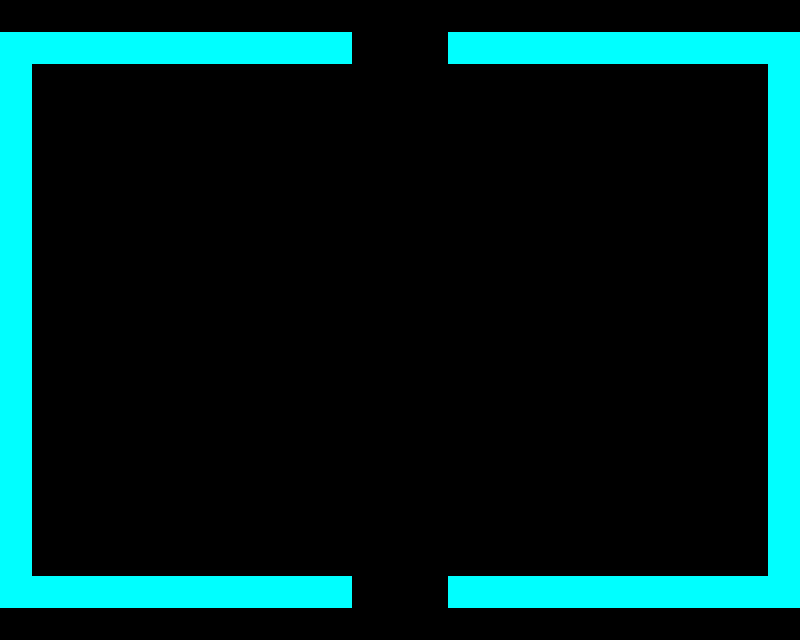

Below is a game level as drawn by its tile map, then a one-line description and the .tmx file that defines it, in full:
An orthogonal 25x20 tile map with 32x32 px tiles, 2 tile layers (pass, nopass), 2 tilesets and 3 objects (2x Finish, Player).

<map version="1.0" tiledversion="1.0.3" orientation="orthogonal" renderorder="right-down" width="25" height="20" tilewidth="32" tileheight="32" nextobjectid="16">
 <properties>
  <property name="passable" type="bool" value="false" />
 </properties>
 <tileset firstgid="1" source="bg.tsx" />
 <tileset firstgid="2" source="wall.tsx" />
 <layer name="pass" width="25" height="20">
  <data encoding="csv">
1,1,1,1,1,1,1,1,1,1,1,1,1,1,1,1,1,1,1,1,1,1,1,1,1,
1,1,1,1,1,1,1,1,1,1,1,1,1,1,1,1,1,1,1,1,1,1,1,1,1,
1,1,1,1,1,1,1,1,1,1,1,1,1,1,1,1,1,1,1,1,1,1,1,1,1,
1,1,1,1,1,1,1,1,1,1,1,1,1,1,1,1,1,1,1,1,1,1,1,1,1,
1,1,1,1,1,1,1,1,1,1,1,1,1,1,1,1,1,1,1,1,1,1,1,1,1,
1,1,1,1,1,1,1,1,1,1,1,1,1,1,1,1,1,1,1,1,1,1,1,1,1,
1,1,1,1,1,1,1,1,1,1,1,1,1,1,1,1,1,1,1,1,1,1,1,1,1,
1,1,1,1,1,1,1,1,1,1,1,1,1,1,1,1,1,1,1,1,1,1,1,1,1,
1,1,1,1,1,1,1,1,1,1,1,1,1,1,1,1,1,1,1,1,1,1,1,1,1,
1,1,1,1,1,1,1,1,1,1,1,1,1,1,1,1,1,1,1,1,1,1,1,1,1,
1,1,1,1,1,1,1,1,1,1,1,1,1,1,1,1,1,1,1,1,1,1,1,1,1,
1,1,1,1,1,1,1,1,1,1,1,1,1,1,1,1,1,1,1,1,1,1,1,1,1,
1,1,1,1,1,1,1,1,1,1,1,1,1,1,1,1,1,1,1,1,1,1,1,1,1,
1,1,1,1,1,1,1,1,1,1,1,1,1,1,1,1,1,1,1,1,1,1,1,1,1,
1,1,1,1,1,1,1,1,1,1,1,1,1,1,1,1,1,1,1,1,1,1,1,1,1,
1,1,1,1,1,1,1,1,1,1,1,1,1,1,1,1,1,1,1,1,1,1,1,1,1,
1,1,1,1,1,1,1,1,1,1,1,1,1,1,1,1,1,1,1,1,1,1,1,1,1,
1,1,1,1,1,1,1,1,1,1,1,1,1,1,1,1,1,1,1,1,1,1,1,1,1,
1,1,1,1,1,1,1,1,1,1,1,1,1,1,1,1,1,1,1,1,1,1,1,1,1,
1,1,1,1,1,1,1,1,1,1,1,1,1,1,1,1,1,1,1,1,1,1,1,1,1
</data>
 </layer>
 <layer name="nopass" width="25" height="20">
  <data encoding="csv">
0,0,0,0,0,0,0,0,0,0,0,0,0,0,0,0,0,0,0,0,0,0,0,0,0,
2,2,2,2,2,2,2,2,2,2,2,0,0,0,2,2,2,2,2,2,2,2,2,2,2,
2,0,0,0,0,0,0,0,0,0,0,0,0,0,0,0,0,0,0,0,0,0,0,0,2,
2,0,0,0,0,0,0,0,0,0,0,0,0,0,0,0,0,0,0,0,0,0,0,0,2,
2,0,0,0,0,0,0,0,0,0,0,0,0,0,0,0,0,0,0,0,0,0,0,0,2,
2,0,0,0,0,0,0,0,0,0,0,0,0,0,0,0,0,0,0,0,0,0,0,0,2,
2,0,0,0,0,0,0,0,0,0,0,0,0,0,0,0,0,0,0,0,0,0,0,0,2,
2,0,0,0,0,0,0,0,0,0,0,0,0,0,0,0,0,0,0,0,0,0,0,0,2,
2,0,0,0,0,0,0,0,0,0,0,0,0,0,0,0,0,0,0,0,0,0,0,0,2,
2,0,0,0,0,0,0,0,0,0,0,0,0,0,0,0,0,0,0,0,0,0,0,0,2,
2,0,0,0,0,0,0,0,0,0,0,0,0,0,0,0,0,0,0,0,0,0,0,0,2,
2,0,0,0,0,0,0,0,0,0,0,0,0,0,0,0,0,0,0,0,0,0,0,0,2,
2,0,0,0,0,0,0,0,0,0,0,0,0,0,0,0,0,0,0,0,0,0,0,0,2,
2,0,0,0,0,0,0,0,0,0,0,0,0,0,0,0,0,0,0,0,0,0,0,0,2,
2,0,0,0,0,0,0,0,0,0,0,0,0,0,0,0,0,0,0,0,0,0,0,0,2,
2,0,0,0,0,0,0,0,0,0,0,0,0,0,0,0,0,0,0,0,0,0,0,0,2,
2,0,0,0,0,0,0,0,0,0,0,0,0,0,0,0,0,0,0,0,0,0,0,0,2,
2,0,0,0,0,0,0,0,0,0,0,0,0,0,0,0,0,0,0,0,0,0,0,0,2,
2,2,2,2,2,2,2,2,2,2,2,0,0,0,2,2,2,2,2,2,2,2,2,2,2,
0,0,0,0,0,0,0,0,0,0,0,0,0,0,0,0,0,0,0,0,0,0,0,0,0
</data>
 </layer>
 <objectgroup name="Object Layer 1">
  <properties>
   <property name="passable" type="bool" value="true" />
  </properties>
  <object id="13" name="Player" x="389" y="314" width="33" height="37" />
  <object id="14" name="Finish" x="350" y="574" width="96" height="38" />
  <object id="15" name="Finish" x="356" y="30" width="96" height="38" />
 </objectgroup>
</map>
